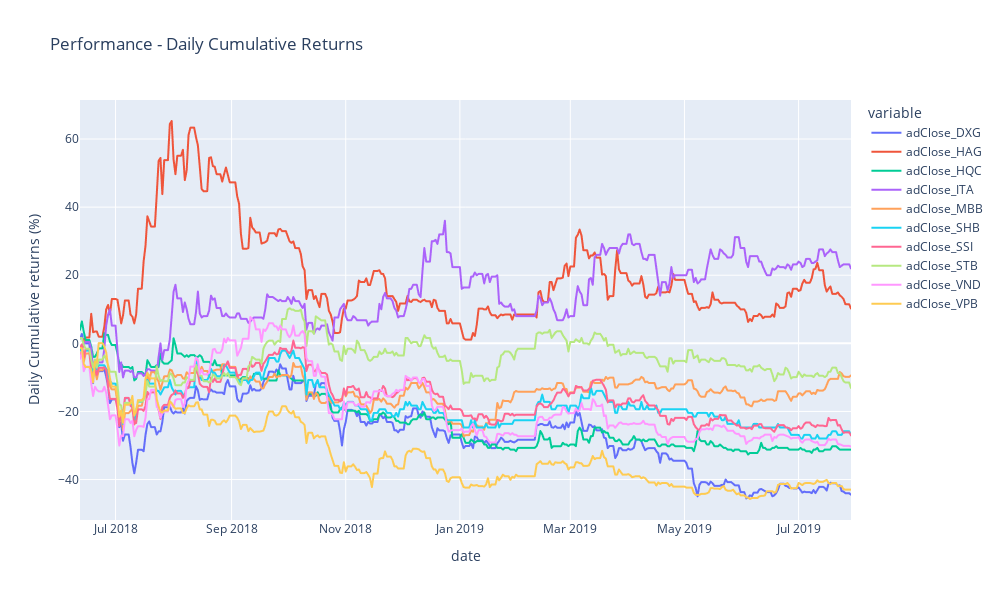

The notebook cell saved with this chart:
### Markdown cell above
## **Gatev Data Normalization**

### Code cell
df_cum_daily_returns_train = gatev_dist.gatev_data_normalize(df_train)

### Figure 1 — Plotly figure (JSON) as saved in the notebook; plotly's stock layout.template omitted (floating-point values rounded to 4 significant figures; data arrays with more than 128 entries replaced by an {"elided": "..."} marker saying what was removed)
{"data": [{"hovertemplate": "variable=adClose_DXG<br>date=%{x}<br>value=%{y}<extra></extra>", "legendgroup": "adClose_DXG", "line": {"color": "#636efa", "dash": "solid"}, "marker": {"symbol": "circle"}, "mode": "lines", "name": "adClose_DXG", "showlegend": true, "type": "scattergl", "x": {"elided": "413 str values"}, "xaxis": "x", "y": {"elided": "413 float values"}, "yaxis": "y"}, {"hovertemplate": "variable=adClose_HAG<br>date=%{x}<br>value=%{y}<extra></extra>", "legendgroup": "adClose_HAG", "line": {"color": "#EF553B", "dash": "solid"}, "marker": {"symbol": "circle"}, "mode": "lines", "name": "adClose_HAG", "showlegend": true, "type": "scattergl", "x": {"elided": "413 str values"}, "xaxis": "x", "y": {"elided": "413 float values"}, "yaxis": "y"}, {"hovertemplate": "variable=adClose_HQC<br>date=%{x}<br>value=%{y}<extra></extra>", "legendgroup": "adClose_HQC", "line": {"color": "#00cc96", "dash": "solid"}, "marker": {"symbol": "circle"}, "mode": "lines", "name": "adClose_HQC", "showlegend": true, "type": "scattergl", "x": {"elided": "413 str values"}, "xaxis": "x", "y": {"elided": "413 float values"}, "yaxis": "y"}, {"hovertemplate": "variable=adClose_ITA<br>date=%{x}<br>value=%{y}<extra></extra>", "legendgroup": "adClose_ITA", "line": {"color": "#ab63fa", "dash": "solid"}, "marker": {"symbol": "circle"}, "mode": "lines", "name": "adClose_ITA", "showlegend": true, "type": "scattergl", "x": {"elided": "413 str values"}, "xaxis": "x", "y": {"elided": "413 float values"}, "yaxis": "y"}, {"hovertemplate": "variable=adClose_MBB<br>date=%{x}<br>value=%{y}<extra></extra>", "legendgroup": "adClose_MBB", "line": {"color": "#FFA15A", "dash": "solid"}, "marker": {"symbol": "circle"}, "mode": "lines", "name": "adClose_MBB", "showlegend": true, "type": "scattergl", "x": {"elided": "413 str values"}, "xaxis": "x", "y": {"elided": "413 float values"}, "yaxis": "y"}, {"hovertemplate": "variable=adClose_SHB<br>date=%{x}<br>value=%{y}<extra></extra>", "legendgroup": "adClose_SHB", "line": {"color": "#19d3f3", "dash": "solid"}, "marker": {"symbol": "circle"}, "mode": "lines", "name": "adClose_SHB", "showlegend": true, "type": "scattergl", "x": {"elided": "413 str values"}, "xaxis": "x", "y": {"elided": "413 float values"}, "yaxis": "y"}, {"hovertemplate": "variable=adClose_SSI<br>date=%{x}<br>value=%{y}<extra></extra>", "legendgroup": "adClose_SSI", "line": {"color": "#FF6692", "dash": "solid"}, "marker": {"symbol": "circle"}, "mode": "lines", "name": "adClose_SSI", "showlegend": true, "type": "scattergl", "x": {"elided": "413 str values"}, "xaxis": "x", "y": {"elided": "413 float values"}, "yaxis": "y"}, {"hovertemplate": "variable=adClose_STB<br>date=%{x}<br>value=%{y}<extra></extra>", "legendgroup": "adClose_STB", "line": {"color": "#B6E880", "dash": "solid"}, "marker": {"symbol": "circle"}, "mode": "lines", "name": "adClose_STB", "showlegend": true, "type": "scattergl", "x": {"elided": "413 str values"}, "xaxis": "x", "y": {"elided": "413 float values"}, "yaxis": "y"}, {"hovertemplate": "variable=adClose_VND<br>date=%{x}<br>value=%{y}<extra></extra>", "legendgroup": "adClose_VND", "line": {"color": "#FF97FF", "dash": "solid"}, "marker": {"symbol": "circle"}, "mode": "lines", "name": "adClose_VND", "showlegend": true, "type": "scattergl", "x": {"elided": "413 str values"}, "xaxis": "x", "y": {"elided": "413 float values"}, "yaxis": "y"}, {"hovertemplate": "variable=adClose_VPB<br>date=%{x}<br>value=%{y}<extra></extra>", "legendgroup": "adClose_VPB", "line": {"color": "#FECB52", "dash": "solid"}, "marker": {"symbol": "circle"}, "mode": "lines", "name": "adClose_VPB", "showlegend": true, "type": "scattergl", "x": {"elided": "413 str values"}, "xaxis": "x", "y": {"elided": "413 float values"}, "yaxis": "y"}], "layout": {"height": 600, "legend": {"title": {"text": "variable"}, "tracegroupgap": 0}, "title": {"text": "Performance - Daily Cumulative Returns"}, "width": 1000, "xaxis": {"anchor": "y", "domain": [0, 1], "title": {"text": "date"}}, "yaxis": {"anchor": "x", "domain": [0, 1], "title": {"text": "Daily Cumulative returns (%)"}}}}
